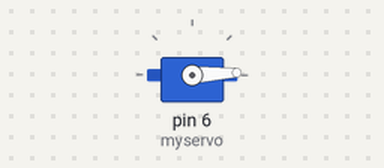
Simulated run of this sketch. Board: Arduino Uno, built with avr-gcc and run on an emulated ATmega328P. On the bench: servo.

Above: at 0.05 s.
At 0.7 s:
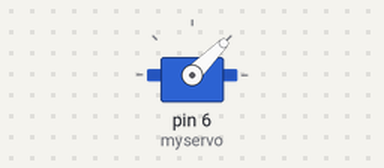
At 1.35 s:
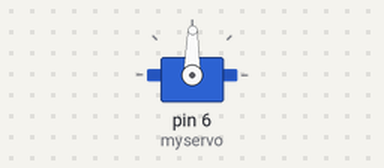
At 2.7 s:
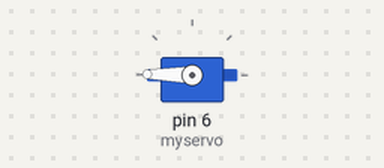
Timing chart, 0 to 6.3 s (numbered marks = the images above):
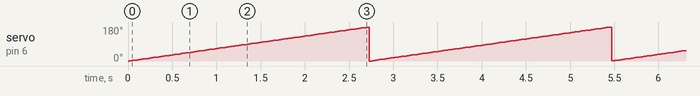

The sketch:

Servo.ino
```cpp
#include <Servo.h>

Servo myservo;
int pos = 0;

void setup() {
  // put your setup code here, to run once:
  myservo.attach(6);
  myservo.write(0);
}

void loop() {
  // put your main code here, to run repeatedly:
  // EXPLAIN FOR LOOP BEFORE CODING THIS
  for (pos = 0; pos <= 180; pos++) {
    myservo.write(pos);
    delay(15);
  }
}
```

Measured:
- by itself, servo on pin 6 (myservo): ramps from 0° to 180° and jumps back, once every 2.7 s
